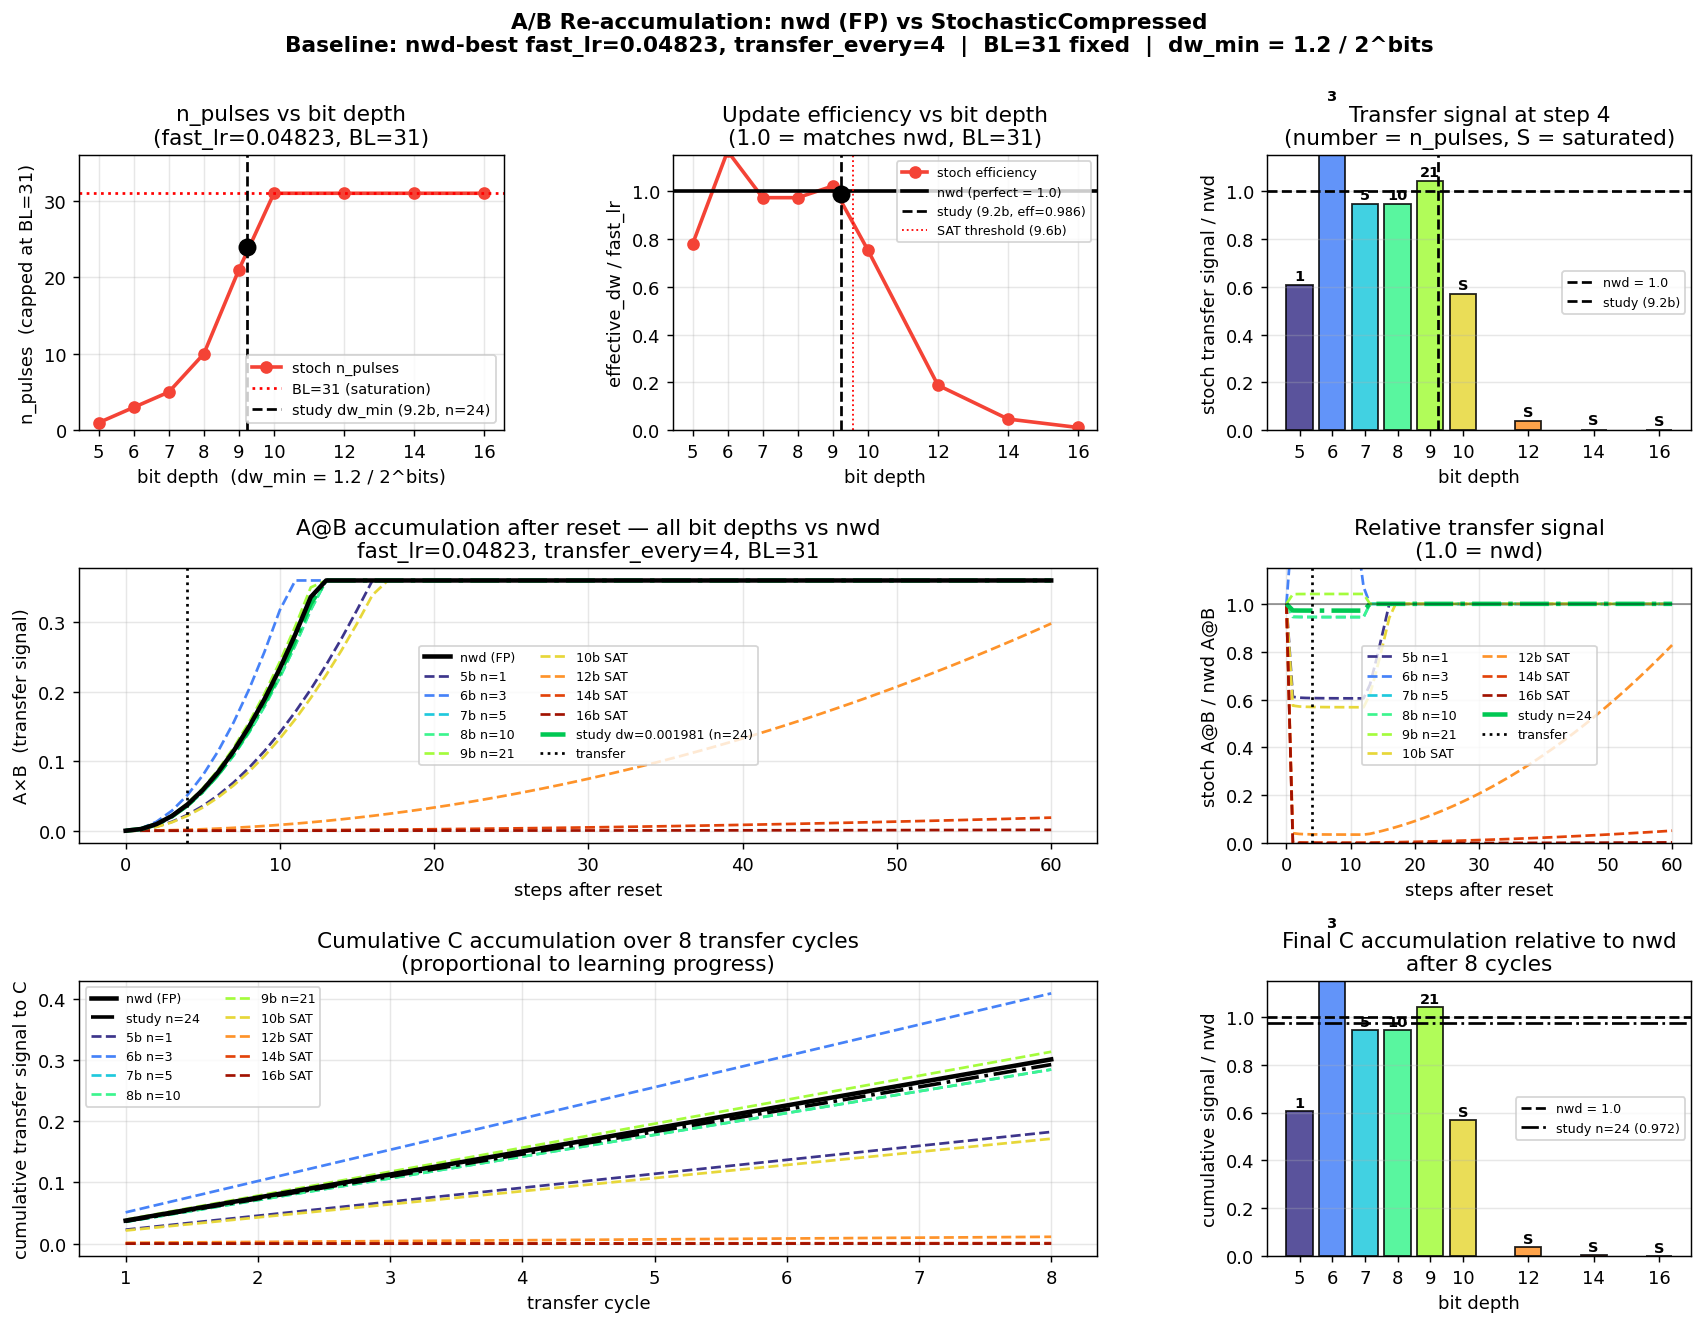

Generate this figure with Python:
#!/usr/bin/env python3
"""
Analytical visualization: A/B re-accumulation dynamics after reset.

Fixed baseline: nwd-best fast_lr = 0.04823 (and transfer_every=4).
Fixed:  BL = 31  (max pulses per weight update).
Varied: bit depth 5..16  ->  dw_min = 2*W_BOUND / 2^bits = 1.2 / 2^bits.

Comparison:
  nwd:   delta_w = fast_lr  (FP, unaffected by BL or dw_min)
  stoch: n_pulses = min(BL, round(fast_lr / dw_min))
         delta_w  = n_pulses * dw_min

With AnalogAdam, fast_lr is the effective per-step update magnitude (Adam
normalises away gradient magnitude), so n_pulses = round(fast_lr/dw_min).
Saturation (n_pulses = BL=31) -> sign-SGD, magnitude info lost.

The actual study used dw_min=0.001981 -> n_pulses=24, marked as reference.
"""

import numpy as np
import matplotlib.pyplot as plt
import matplotlib.gridspec as gridspec
from pathlib import Path

# ── Params ────────────────────────────────────────────────────────────────────
BL             = 31
W_BOUND        = 0.6
A0             = 0.01 * 0.10      # REINIT_GAIN * typical_init ~ 0.001

FAST_LR        = 0.04823          # nwd-best (baseline for all comparisons)
TRANSFER_EVERY = 4
STUDY_DW_MIN   = 0.001981         # actual dw_min used in the study -> n=24

BITS    = [5, 6, 7, 8, 9, 10, 12, 14, 16]
DW_MINS = [2 * W_BOUND / (2 ** b) for b in BITS]   # 1.2 / 2^bits

N_SHOW  = 60

# ── Core helpers ──────────────────────────────────────────────────────────────

def n_pulses(dw_min):
    return min(BL, round(FAST_LR / max(dw_min, 1e-12)))

def effective_dw(dw_min):
    return n_pulses(dw_min) * dw_min

def simulate(dw_min, n_steps, mode="stoch"):
    dw = FAST_LR if mode == "nwd" else effective_dw(dw_min)
    a = b = A0
    ab = [A0 * A0]
    for _ in range(n_steps):
        a = min(W_BOUND, a + dw)
        b = min(W_BOUND, b + dw)
        ab.append(a * b)
    return np.arange(n_steps + 1), np.array(ab)

# ── Colour map ────────────────────────────────────────────────────────────────
CMAP = plt.cm.turbo
COLS = [CMAP(0.05 + 0.90 * i / (len(BITS) - 1)) for i in range(len(BITS))]

# ── Print summary ─────────────────────────────────────────────────────────────
print(f"fast_lr={FAST_LR}  BL={BL}  transfer_every={TRANSFER_EVERY}\n")
print(f"{'bits':>5}  {'dw_min':>10}  {'n_pulses':>10}  {'eff_dw':>10}  {'efficiency':>12}")
for bits, dw in zip(BITS, DW_MINS):
    n  = n_pulses(dw)
    dw_eff = effective_dw(dw)
    eff    = dw_eff / FAST_LR
    sat    = " <- SAT" if n == BL else ""
    print(f"  {bits:>3}b  {dw:>10.6f}  {n:>10d}  {dw_eff:>10.6f}  {eff:>11.3f}{sat}")
n_study = n_pulses(STUDY_DW_MIN)
print(f"\n  [study] dw_min={STUDY_DW_MIN}  ->  {np.log2(1.2/STUDY_DW_MIN):.1f}-bit equiv  "
      f"n_pulses={n_study}  efficiency={effective_dw(STUDY_DW_MIN)/FAST_LR:.3f}")

# ── Precompute nwd reference ──────────────────────────────────────────────────
steps, ab_nwd = simulate(STUDY_DW_MIN, N_SHOW, "nwd")

# ── Figure ────────────────────────────────────────────────────────────────────
fig = plt.figure(figsize=(16, 11))
gs  = gridspec.GridSpec(3, 3, figure=fig, hspace=0.50, wspace=0.40)

# ── Panel 0,0: n_pulses vs bit depth ─────────────────────────────────────────
ax = fig.add_subplot(gs[0, 0])
n_vals = [n_pulses(dw) for dw in DW_MINS]
ax.plot(BITS, n_vals, lw=2, color="#F44336", marker='o', ms=6, label="stoch n_pulses")
ax.axhline(BL, color="red", lw=1.5, ls=":", label=f"BL={BL} (saturation)")
# study reference
eq_bits_study = np.log2(2 * W_BOUND / STUDY_DW_MIN)
ax.axvline(eq_bits_study, color="black", lw=1.5, ls="--",
           label=f"study dw_min ({eq_bits_study:.1f}b, n={n_study})")
ax.scatter([eq_bits_study], [n_study], color="black", s=80, zorder=5)
ax.set_xlabel("bit depth  (dw_min = 1.2 / 2^bits)")
ax.set_ylabel("n_pulses  (capped at BL=31)")
ax.set_title(f"n_pulses vs bit depth\n(fast_lr={FAST_LR}, BL={BL})")
ax.set_xticks(BITS); ax.set_ylim(0, BL + 5)
ax.legend(fontsize=8); ax.grid(True, alpha=0.3)

# ── Panel 0,1: update efficiency vs bit depth ─────────────────────────────────
ax = fig.add_subplot(gs[0, 1])
effs = [effective_dw(dw) / FAST_LR for dw in DW_MINS]
ax.plot(BITS, effs, lw=2, color="#F44336", marker='o', ms=6, label="stoch efficiency")
ax.axhline(1.0, color="black", lw=2, ls="-", label="nwd (perfect = 1.0)")
ax.axvline(eq_bits_study, color="black", lw=1.5, ls="--",
           label=f"study ({eq_bits_study:.1f}b, eff={effective_dw(STUDY_DW_MIN)/FAST_LR:.3f})")
ax.scatter([eq_bits_study], [effective_dw(STUDY_DW_MIN)/FAST_LR], color="black", s=80, zorder=5)
ax.set_xlabel("bit depth")
ax.set_ylabel("effective_dw / fast_lr")
ax.set_title(f"Update efficiency vs bit depth\n(1.0 = matches nwd, BL={BL})")
ax.set_xticks(BITS); ax.set_ylim(0, 1.15)
ax.legend(fontsize=8); ax.grid(True, alpha=0.3)

# annotate saturation threshold bit
dw_sat_thresh = FAST_LR / BL
bit_sat_thresh = np.log2(2 * W_BOUND / dw_sat_thresh)
ax.axvline(bit_sat_thresh, color="red", lw=1, ls=":",
           label=f"SAT threshold ({bit_sat_thresh:.1f}b)")
ax.legend(fontsize=7)

# ── Panel 0,2: transfer signal at 1st transfer vs bit depth ──────────────────
ax = fig.add_subplot(gs[0, 2])
nwd_ts = ab_nwd[TRANSFER_EVERY]
ts_vals = []
for dw in DW_MINS:
    _, ab_s = simulate(dw, TRANSFER_EVERY, "stoch")
    ts_vals.append(ab_s[TRANSFER_EVERY])
ts_rel = [v / (nwd_ts + 1e-12) for v in ts_vals]

bars = ax.bar(BITS, ts_rel, color=COLS, edgecolor='black', alpha=0.85)
for bar, v, bits, dw in zip(bars, ts_rel, BITS, DW_MINS):
    n = n_pulses(dw)
    label = "S" if n == BL else str(n)
    ax.text(bar.get_x() + bar.get_width()/2, v + 0.01,
            label, ha='center', va='bottom', fontsize=8, fontweight='bold')
ax.axhline(1.0, color="black", lw=1.5, ls="--", label="nwd = 1.0")
ax.axvline(eq_bits_study, color="black", lw=1.5, ls="--",
           label=f"study ({eq_bits_study:.1f}b)")
ax.set_xlabel("bit depth"); ax.set_ylabel("stoch transfer signal / nwd")
ax.set_title(f"Transfer signal at step {TRANSFER_EVERY}\n(number = n_pulses, S = saturated)")
ax.set_xticks(BITS); ax.set_ylim(0, 1.15)
ax.legend(fontsize=7); ax.grid(True, alpha=0.3, axis='y')

# ── Row 1: Re-accumulation curves ─────────────────────────────────────────────
ax_ab  = fig.add_subplot(gs[1, :2])
ax_rel = fig.add_subplot(gs[1, 2])

ax_ab.plot(steps, ab_nwd, color="black", lw=2.5, label="nwd (FP)", zorder=5)

for bits, dw, col in zip(BITS, DW_MINS, COLS):
    n   = n_pulses(dw)
    sat = " SAT" if n == BL else f" n={n}"
    _, ab_s = simulate(dw, N_SHOW, "stoch")
    ax_ab.plot(steps, ab_s, color=col, lw=1.5, ls="--", label=f"{bits}b{sat}")
    ax_rel.plot(steps, ab_s / (ab_nwd + 1e-12),
                color=col, lw=1.5, ls="--", label=f"{bits}b{sat}")

# study dw_min highlight
_, ab_study = simulate(STUDY_DW_MIN, N_SHOW, "stoch")
ax_ab.plot(steps, ab_study, color="#00C853", lw=2.5, ls="-.",
           label=f"study dw={STUDY_DW_MIN} (n={n_study})")
ax_rel.plot(steps, ab_study / (ab_nwd + 1e-12),
            color="#00C853", lw=2.5, ls="-.", label=f"study n={n_study}")

for ax_ in (ax_ab, ax_rel):
    ax_.axvline(TRANSFER_EVERY, color="k", ls=":", lw=1.5, label="transfer")
    ax_.legend(fontsize=7, ncol=2); ax_.grid(True, alpha=0.3)
    ax_.set_xlabel("steps after reset")

ax_ab.set_ylabel("A×B  (transfer signal)")
ax_ab.set_title(f"A@B accumulation after reset — all bit depths vs nwd\n"
                f"fast_lr={FAST_LR}, transfer_every={TRANSFER_EVERY}, BL={BL}")

ax_rel.set_ylabel("stoch A@B / nwd A@B")
ax_rel.set_ylim(0, 1.15)
ax_rel.axhline(1.0, color="black", lw=1, ls="-", alpha=0.4)
ax_rel.set_title(f"Relative transfer signal\n(1.0 = nwd)")

# ── Row 2: multiple transfer cycles ───────────────────────────────────────────
ax_cyc = fig.add_subplot(gs[2, :2])
ax_cum = fig.add_subplot(gs[2, 2])

N_CYCLES = 8
cum_nwd  = 0.0
cum_stoch = {bits: 0.0 for bits in BITS}
cum_study = 0.0
cum_nwd_hist    = []
cum_study_hist  = []
cum_stoch_hists = {bits: [] for bits in BITS}

for cycle in range(N_CYCLES):
    # nwd: what C accumulates each cycle
    _, ab_c = simulate(STUDY_DW_MIN, TRANSFER_EVERY, "nwd")
    ts_nwd = ab_c[TRANSFER_EVERY]
    cum_nwd += ts_nwd
    cum_nwd_hist.append(cum_nwd)

    # study dw_min stoch
    _, ab_c = simulate(STUDY_DW_MIN, TRANSFER_EVERY, "stoch")
    cum_study += ab_c[TRANSFER_EVERY]
    cum_study_hist.append(cum_study)

    for bits, dw in zip(BITS, DW_MINS):
        _, ab_c = simulate(dw, TRANSFER_EVERY, "stoch")
        cum_stoch[bits] += ab_c[TRANSFER_EVERY]
        cum_stoch_hists[bits].append(cum_stoch[bits])

cyc_x = np.arange(1, N_CYCLES + 1)
ax_cyc.plot(cyc_x, cum_nwd_hist, color="black", lw=2.5, label="nwd (FP)", zorder=5)
ax_cyc.plot(cyc_x, cum_study_hist, color="black", lw=2, ls="-.",
            label=f"study n={n_study}", zorder=4)
for bits, col in zip(BITS, COLS):
    n = n_pulses(DW_MINS[BITS.index(bits)])
    sat = " SAT" if n == BL else f" n={n}"
    ax_cyc.plot(cyc_x, cum_stoch_hists[bits], color=col, lw=1.5, ls="--",
                label=f"{bits}b{sat}")

ax_cyc.set_xlabel("transfer cycle"); ax_cyc.set_ylabel("cumulative transfer signal to C")
ax_cyc.set_title(f"Cumulative C accumulation over {N_CYCLES} transfer cycles\n"
                 f"(proportional to learning progress)")
ax_cyc.legend(fontsize=7, ncol=2); ax_cyc.grid(True, alpha=0.3)

# Final cumulative relative to nwd
final_nwd = cum_nwd_hist[-1]
final_study_rel = cum_study_hist[-1] / (final_nwd + 1e-12)
final_stoch_rel = [cum_stoch_hists[b][-1] / (final_nwd + 1e-12) for b in BITS]
bars2 = ax_cum.bar(BITS, final_stoch_rel, color=COLS, edgecolor='black', alpha=0.85)
for bar, v, bits, dw in zip(bars2, final_stoch_rel, BITS, DW_MINS):
    n = n_pulses(dw)
    lbl = "S" if n == BL else str(n)
    ax_cum.text(bar.get_x() + bar.get_width()/2, v + 0.005,
                lbl, ha='center', va='bottom', fontsize=8, fontweight='bold')
ax_cum.axhline(1.0, color="black", lw=1.5, ls="--", label="nwd = 1.0")
ax_cum.axhline(final_study_rel, color="black", lw=1.5, ls="-.",
               label=f"study n={n_study} ({final_study_rel:.3f})")
ax_cum.set_xlabel("bit depth"); ax_cum.set_ylabel("cumulative signal / nwd")
ax_cum.set_title(f"Final C accumulation relative to nwd\nafter {N_CYCLES} cycles")
ax_cum.set_xticks(BITS); ax_cum.set_ylim(0, 1.15)
ax_cum.legend(fontsize=7); ax_cum.grid(True, alpha=0.3, axis='y')

# ── Save ──────────────────────────────────────────────────────────────────────
fig.suptitle(
    f"A/B Re-accumulation: nwd (FP) vs StochasticCompressed\n"
    f"Baseline: nwd-best fast_lr={FAST_LR}, transfer_every={TRANSFER_EVERY}  |  "
    f"BL={BL} fixed  |  dw_min = 1.2 / 2^bits",
    fontsize=12, fontweight="bold"
)
out_path = Path("results/optuna_bert_squad_lrtt/diag_reaccum.png")
plt.savefig(out_path, dpi=130, bbox_inches="tight")
print(f"\nSaved -> {out_path}")
